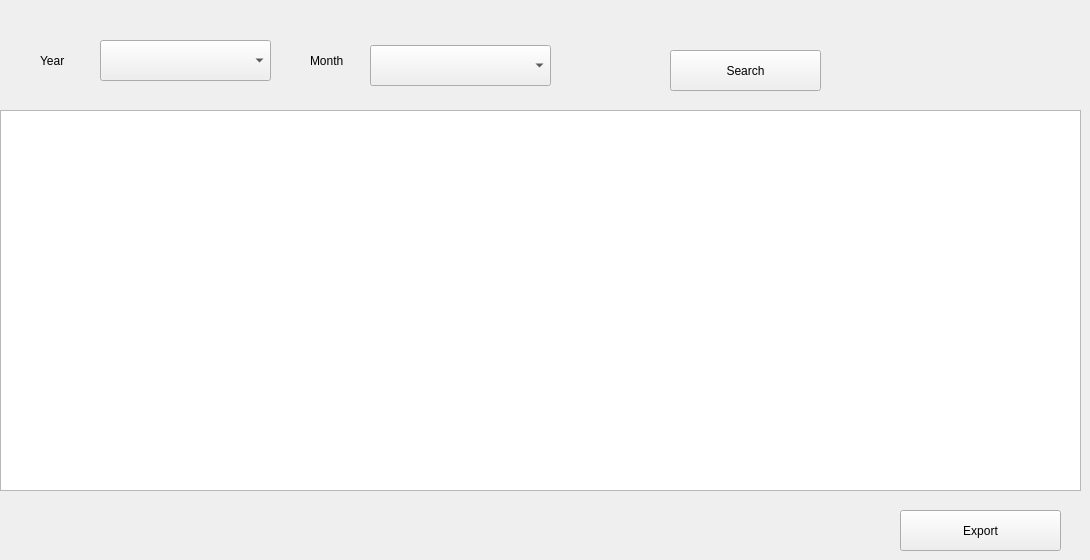
      <widget class="QWidget" name="tab_20">
       <attribute name="title">
        <string>Monthly Report</string>
       </attribute>
       <widget class="QTableWidget" name="tableWidget_7">
        <property name="geometry">
         <rect>
          <x>0</x>
          <y>110</y>
          <width>1081</width>
          <height>381</height>
         </rect>
        </property>
       </widget>
       <widget class="QLabel" name="label_34">
        <property name="geometry">
         <rect>
          <x>310</x>
          <y>50</y>
          <width>51</width>
          <height>21</height>
         </rect>
        </property>
        <property name="text">
         <string>Month</string>
        </property>
       </widget>
       <widget class="QLabel" name="label_35">
        <property name="geometry">
         <rect>
          <x>40</x>
          <y>50</y>
          <width>51</width>
          <height>21</height>
         </rect>
        </property>
        <property name="text">
         <string>Year</string>
        </property>
       </widget>
       <widget class="QPushButton" name="pushButton_26">
        <property name="geometry">
         <rect>
          <x>670</x>
          <y>50</y>
          <width>151</width>
          <height>41</height>
         </rect>
        </property>
        <property name="text">
         <string>Search</string>
        </property>
       </widget>
       <widget class="QComboBox" name="comboBox_17">
        <property name="geometry">
         <rect>
          <x>100</x>
          <y>40</y>
          <width>171</width>
          <height>41</height>
         </rect>
        </property>
       </widget>
       <widget class="QComboBox" name="comboBox_18">
        <property name="geometry">
         <rect>
          <x>370</x>
          <y>45</y>
          <width>181</width>
          <height>41</height>
         </rect>
        </property>
       </widget>
       <widget class="QPushButton" name="pushButton_45">
        <property name="geometry">
         <rect>
          <x>900</x>
          <y>510</y>
          <width>161</width>
          <height>41</height>
         </rect>
        </property>
        <property name="text">
         <string>Export</string>
        </property>
       </widget>
      </widget>
